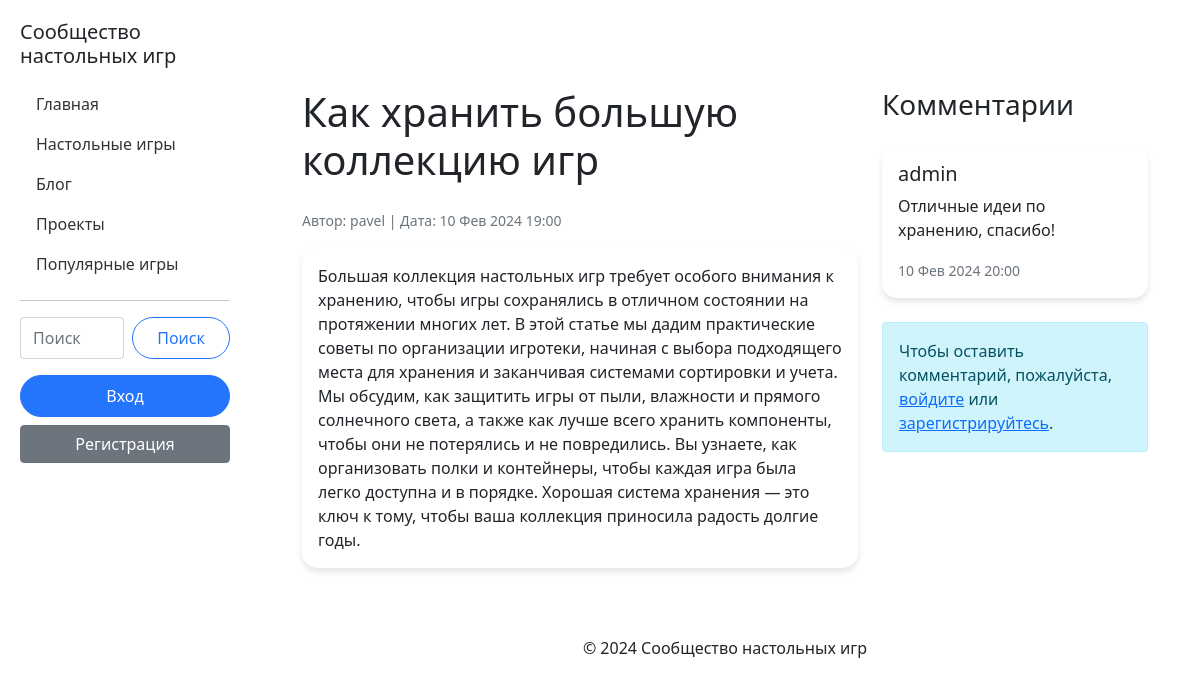
/blog/post/10/, run on the app's committed database.
### blog/models.py (models this page shows, shortened)
class Post(models.Model):
    title = models.CharField(max_length=200)
    content = models.TextField()
    author = models.ForeignKey(User, on_delete=models.CASCADE)
    created_at = models.DateTimeField(auto_now_add=True)
    updated_at = models.DateTimeField(auto_now=True)

class BlogComment(models.Model):
    post = models.ForeignKey(Post, on_delete=models.CASCADE, related_name='comments')
    author = models.ForeignKey(User, on_delete=models.CASCADE)
    text = models.TextField()
    created_at = models.DateTimeField(auto_now_add=True)

### blog/views.py (the view)
# urls.py: path('post/<int:pk>/', views.post_detail, name='post_detail'),
def post_detail(request, pk):
    post = get_object_or_404(Post, pk=pk)
    comments = post.comments.all()
    if request.method == 'POST':
        comment_form = BlogCommentForm(request.POST)
        if comment_form.is_valid():
            new_comment = comment_form.save(commit=False)
            new_comment.post = post
            new_comment.author = request.user
            new_comment.save()
            return redirect('post_detail', pk=pk)
    else:
        comment_form = BlogCommentForm()
    return render(request, 'blog/post_detail.html', {'post': post, 'comments': comments, 'comment_form': comment_form})

### blog/forms.py
class BlogCommentForm(forms.ModelForm):
    class Meta:
        model = BlogComment
        fields = ['text']
        widgets = {
            'text': forms.Textarea(
                attrs={'class': 'form-control', 'rows': 3, 'placeholder': 'Напишите ваш комментарий...'}),
        }

### templates/blog/post_detail.html (shortened to what this page needs)
{% extends 'base.html' %}
{% block content %}
<div class="container mt-5">
    <div class="row">
        <div class="col-md-8">
            <h1 class="mb-4">{{ post.title }}</h1>
            <p class="text-muted">
                <small>Автор: {{ post.author.username }} | Дата: {{ post.created_at|date:"d M Y H:i" }}</small>
            </p>
            <div class="card mb-4">
                <div class="card-body">
                    {{ post.content|linebreaksbr }}
                </div>
            </div>
        </div>
        <div class="col-md-4">
            <h3 class="mb-4">Комментарии</h3>
            {% for comment in comments %}
                <div class="card mb-3">
                    <div class="card-body">
                        <h5 class="card-title">{{ comment.author.username }}</h5>
                        <p class="card-text">{{ comment.text }}</p>
                        <p class="card-text"><small class="text-muted">{{ comment.created_at|date:"d M Y H:i" }}</small></p>
                    </div>
                </div>
            {% empty %}
                <p class="text-muted">Комментариев пока нет.</p>
            {% endfor %}
            {% if user.is_authenticated %}
                <div class="card mt-4">
                    <div class="card-header">
                        <h4 class="mb-0">Добавить комментарий</h4>
                    </div>
                    <div class="card-body">
                        <form method="post">
                            {% csrf_token %}
                            {% for field in comment_form %}
                                <div class="mb-3">
                                    {{ field }}
                                    {% if field.errors %}
                                        {% for error in field.errors %}
                                            <div class="alert alert-danger mt-1">{{ error }}</div>
                                        {% endfor %}
                                    {% endif %}
                                </div>
                            {% endfor %}
                            <button type="submit" class="btn btn-primary">Отправить</button>
                        </form>
                    </div>
                </div>
            {% else %}
                <div class="alert alert-info mt-4">
                    Чтобы оставить комментарий, пожалуйста, <a href="{% url 'login' %}">войдите</a> или <a href="{% url 'register' %}">зарегистрируйтесь</a>.
                </div>
            {% endif %}
        </div>
    </div>
</div>
{% endblock %}

### templates/base.html (style rules this page uses)
body { background-image: url('https://static.vecteezy.com/system/resources/previews/020/955/430/original/board-game-background-with-fake-money-free-vector.jpg'); background-size: cover; background-attachment: fixed; background-position: center; min-height: 100vh; display: flex; }
.card { border: none; transition: all 0.3s ease; border-radius: 15px; overflow: hidden; box-shadow: 0 4px 6px rgba(0, 0, 0, 0.1); }

### data on the page
Post: title "Как хранить большую коллекцию игр", author.username "pavel", created_at "10 Фев 2024 19:00", content "Большая коллекция настольных игр требует особого внимания к хранению, чтобы игры сохранялись в отличном состоянии на протяжении многих лет. В этой статье мы дадим практические советы по организации игротеки, начиная с выбора подходящего места для хранения и заканчивая системами сортировки и учета. Мы обсудим, как защитить игры от пыли, влажности и прямого солнечного света, а также как лучше всего хранить компоненты, чтобы они не потерялись и не повредились. Вы узнаете, как организовать полки и контейнеры, чтобы каждая игра была легко доступна и в порядке. Хорошая система хранения — это ключ к тому, чтобы ваша коллекция приносила радость долгие годы."
BlogComment: author.username "admin", text "Отличные идеи по хранению, спасибо!", created_at "10 Фев 2024 20:00"
